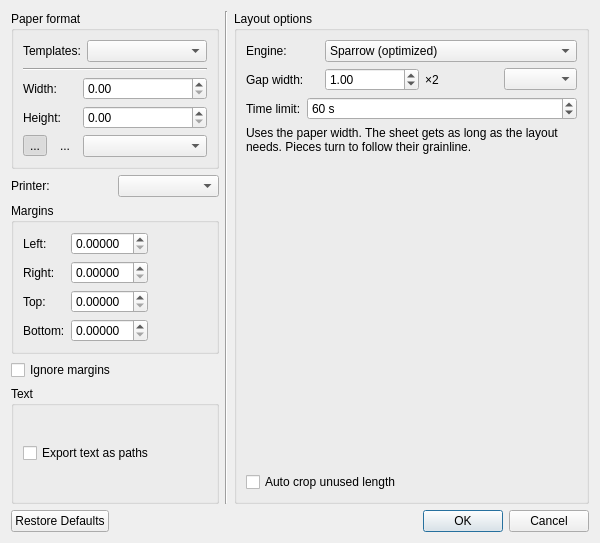
<?xml version="1.0" encoding="UTF-8"?>
<ui version="4.0">
 <class>LayoutSettingsDialog</class>
 <widget class="QDialog" name="LayoutSettingsDialog">
  <property name="geometry">
   <rect>
    <x>0</x>
    <y>0</y>
    <width>600</width>
    <height>533</height>
   </rect>
  </property>
  <property name="windowTitle">
   <string>Layout print settings</string>
  </property>
  <property name="windowIcon">
   <iconset resource="../share/resources/toolicon.qrc">
    <normaloff>:/toolicon/32x32/layout_settings.png</normaloff>:/toolicon/32x32/layout_settings.png</iconset>
  </property>
  <layout class="QVBoxLayout" name="verticalLayout_8">
   <item>
    <layout class="QHBoxLayout" name="horizontalLayout_4">
     <item>
      <layout class="QVBoxLayout" name="verticalLayout_5">
       <item>
        <widget class="QGroupBox" name="paperFormat_GroupBox">
         <property name="autoFillBackground">
          <bool>false</bool>
         </property>
         <property name="title">
          <string>Paper format</string>
         </property>
         <property name="flat">
          <bool>false</bool>
         </property>
         <property name="checkable">
          <bool>false</bool>
         </property>
         <property name="checked">
          <bool>false</bool>
         </property>
         <layout class="QVBoxLayout" name="verticalLayout">
          <item>
           <layout class="QHBoxLayout" name="horizontalLayout_2">
            <property name="spacing">
             <number>6</number>
            </property>
            <item>
             <widget class="QLabel" name="label">
              <property name="sizePolicy">
               <sizepolicy hsizetype="Fixed" vsizetype="Fixed">
                <horstretch>0</horstretch>
                <verstretch>0</verstretch>
               </sizepolicy>
              </property>
              <property name="text">
               <string>Templates:</string>
              </property>
             </widget>
            </item>
            <item>
             <widget class="PageFormatCombobox" name="comboBoxTemplates"/>
            </item>
           </layout>
          </item>
          <item>
           <widget class="Line" name="line">
            <property name="orientation">
             <enum>Qt::Horizontal</enum>
            </property>
           </widget>
          </item>
          <item>
           <layout class="QGridLayout" name="gridLayout">
            <item row="2" column="0">
             <layout class="QHBoxLayout" name="horizontalLayout">
              <item>
               <widget class="QToolButton" name="portrait_ToolButton">
                <property name="text">
                 <string notr="true">...</string>
                </property>
                <property name="icon">
                 <iconset resource="../../../libs/vmisc/share/resources/icon.qrc">
                  <normaloff>:/icon/16x16/portrait.png</normaloff>:/icon/16x16/portrait.png</iconset>
                </property>
                <property name="checkable">
                 <bool>true</bool>
                </property>
                <property name="checked">
                 <bool>true</bool>
                </property>
                <property name="autoRaise">
                 <bool>true</bool>
                </property>
                <attribute name="buttonGroup">
                 <string notr="true">buttonGroup</string>
                </attribute>
               </widget>
              </item>
              <item>
               <widget class="QToolButton" name="landscape_ToolButton">
                <property name="text">
                 <string notr="true">...</string>
                </property>
                <property name="icon">
                 <iconset resource="../../../libs/vmisc/share/resources/icon.qrc">
                  <normaloff>:/icon/16x16/landscape.png</normaloff>:/icon/16x16/landscape.png</iconset>
                </property>
                <property name="checkable">
                 <bool>true</bool>
                </property>
                <property name="checked">
                 <bool>false</bool>
                </property>
                <property name="autoRaise">
                 <bool>true</bool>
                </property>
                <attribute name="buttonGroup">
                 <string notr="true">buttonGroup</string>
                </attribute>
               </widget>
              </item>
             </layout>
            </item>
            <item row="0" column="0">
             <widget class="QLabel" name="labelWidth">
              <property name="sizePolicy">
               <sizepolicy hsizetype="Fixed" vsizetype="Preferred">
                <horstretch>0</horstretch>
                <verstretch>0</verstretch>
               </sizepolicy>
              </property>
              <property name="text">
               <string>Width:</string>
              </property>
             </widget>
            </item>
            <item row="1" column="0">
             <widget class="QLabel" name="labelHeight">
              <property name="sizePolicy">
               <sizepolicy hsizetype="Fixed" vsizetype="Preferred">
                <horstretch>0</horstretch>
                <verstretch>0</verstretch>
               </sizepolicy>
              </property>
              <property name="text">
               <string>Height:</string>
              </property>
             </widget>
            </item>
            <item row="2" column="1">
             <widget class="QComboBox" name="comboBoxPaperSizeUnit">
              <property name="sizePolicy">
               <sizepolicy hsizetype="Preferred" vsizetype="Fixed">
                <horstretch>0</horstretch>
                <verstretch>0</verstretch>
               </sizepolicy>
              </property>
              <property name="minimumSize">
               <size>
                <width>124</width>
                <height>0</height>
               </size>
              </property>
             </widget>
            </item>
            <item row="1" column="1">
             <widget class="QDoubleSpinBox" name="doubleSpinBoxPaperHeight">
              <property name="minimumSize">
               <size>
                <width>94</width>
                <height>0</height>
               </size>
              </property>
              <property name="decimals">
               <number>2</number>
              </property>
              <property name="maximum">
               <double>99999.000000000000000</double>
              </property>
             </widget>
            </item>
            <item row="0" column="1">
             <widget class="QDoubleSpinBox" name="doubleSpinBoxPaperWidth">
              <property name="minimumSize">
               <size>
                <width>94</width>
                <height>0</height>
               </size>
              </property>
              <property name="decimals">
               <number>2</number>
              </property>
              <property name="maximum">
               <double>99999.990000000005239</double>
              </property>
             </widget>
            </item>
           </layout>
          </item>
         </layout>
        </widget>
       </item>
       <item>
        <layout class="QHBoxLayout" name="horizontalLayout_6">
         <item>
          <widget class="QLabel" name="label_6">
           <property name="sizePolicy">
            <sizepolicy hsizetype="Preferred" vsizetype="Fixed">
             <horstretch>0</horstretch>
             <verstretch>0</verstretch>
            </sizepolicy>
           </property>
           <property name="text">
            <string>Printer:</string>
           </property>
          </widget>
         </item>
         <item>
          <widget class="QComboBox" name="comboBoxPrinter"/>
         </item>
        </layout>
       </item>
       <item>
        <widget class="QGroupBox" name="groupBoxPaperFileds">
         <property name="sizePolicy">
          <sizepolicy hsizetype="Preferred" vsizetype="Fixed">
           <horstretch>0</horstretch>
           <verstretch>0</verstretch>
          </sizepolicy>
         </property>
         <property name="title">
          <string>Margins</string>
         </property>
         <layout class="QFormLayout" name="formLayout">
          <property name="fieldGrowthPolicy">
           <enum>QFormLayout::ExpandingFieldsGrow</enum>
          </property>
          <item row="1" column="0">
           <widget class="QLabel" name="labelLeftField">
            <property name="text">
             <string>Left:</string>
            </property>
           </widget>
          </item>
          <item row="1" column="1">
           <widget class="QDoubleSpinBox" name="leftField_DoubleSpinBox">
            <property name="decimals">
             <number>5</number>
            </property>
           </widget>
          </item>
          <item row="2" column="0">
           <widget class="QLabel" name="labelRightField">
            <property name="text">
             <string>Right:</string>
            </property>
           </widget>
          </item>
          <item row="2" column="1">
           <widget class="QDoubleSpinBox" name="rightField_DoubleSpinBox">
            <property name="decimals">
             <number>5</number>
            </property>
           </widget>
          </item>
          <item row="3" column="0">
           <widget class="QLabel" name="labelTopField">
            <property name="text">
             <string>Top:</string>
            </property>
           </widget>
          </item>
          <item row="3" column="1">
           <widget class="QDoubleSpinBox" name="topField_DoubleSpinBox">
            <property name="decimals">
             <number>5</number>
            </property>
           </widget>
          </item>
          <item row="4" column="0">
           <widget class="QLabel" name="labelBottomField">
            <property name="text">
             <string>Bottom:</string>
            </property>
           </widget>
          </item>
          <item row="4" column="1">
           <widget class="QDoubleSpinBox" name="bottomField_DoubleSpinBox">
            <property name="decimals">
             <number>5</number>
            </property>
           </widget>
          </item>
         </layout>
        </widget>
       </item>
       <item>
        <widget class="QCheckBox" name="checkBoxIgnoreFileds">
         <property name="sizePolicy">
          <sizepolicy hsizetype="Preferred" vsizetype="Fixed">
           <horstretch>0</horstretch>
           <verstretch>0</verstretch>
          </sizepolicy>
         </property>
         <property name="text">
          <string>Ignore margins</string>
         </property>
        </widget>
       </item>
       <item>
        <layout class="QVBoxLayout" name="verticalLayout_7">
         <item>
          <widget class="QGroupBox" name="groupBoxText">
           <property name="title">
            <string>Text</string>
           </property>
           <layout class="QVBoxLayout" name="verticalLayout_6">
            <item>
             <widget class="QCheckBox" name="textAsPaths_Checkbox">
              <property name="toolTip">
               <string>Text will be converted to paths</string>
              </property>
              <property name="text">
               <string>Export text as paths</string>
              </property>
             </widget>
            </item>
           </layout>
          </widget>
         </item>
        </layout>
       </item>
      </layout>
     </item>
     <item>
      <widget class="Line" name="line_6">
       <property name="orientation">
        <enum>Qt::Vertical</enum>
       </property>
      </widget>
     </item>
     <item>
      <widget class="QGroupBox" name="groupBoxCreationOptions">
       <property name="title">
        <string>Layout options</string>
       </property>
       <layout class="QVBoxLayout" name="verticalLayout_4">
        <item>
         <layout class="QGridLayout" name="gridLayout_2">
          <item row="0" column="0">
           <widget class="QLabel" name="engine_Label">
            <property name="text">
             <string>Engine:</string>
            </property>
            <property name="buddy">
             <cstring>engine_ComboBox</cstring>
            </property>
           </widget>
          </item>
          <item row="0" column="1" colspan="3">
           <widget class="QComboBox" name="engine_ComboBox">
            <item>
             <property name="text">
              <string>Sparrow (optimized)</string>
             </property>
            </item>
            <item>
             <property name="text">
              <string>Classic</string>
             </property>
            </item>
           </widget>
          </item>
          <item row="1" column="0">
           <widget class="QLabel" name="labelLayoutWidth">
            <property name="text">
             <string>Gap width:</string>
            </property>
           </widget>
          </item>
          <item row="1" column="1">
           <widget class="QDoubleSpinBox" name="doubleSpinBoxLayoutWidth">
            <property name="minimumSize">
             <size>
              <width>94</width>
              <height>0</height>
             </size>
            </property>
            <property name="minimum">
             <double>0.000000000000000</double>
            </property>
            <property name="maximum">
             <double>99999.990000000005239</double>
            </property>
            <property name="value">
             <double>1.000000000000000</double>
            </property>
           </widget>
          </item>
          <item row="1" column="2">
           <widget class="QLabel" name="label_4">
            <property name="text">
             <string notr="true">×2</string>
            </property>
           </widget>
          </item>
          <item row="1" column="3">
           <widget class="QComboBox" name="comboBoxLayoutUnit"/>
          </item>
         </layout>
        </item>
        <item>
         <widget class="QStackedWidget" name="engine_StackedWidget">
          <widget class="QWidget" name="sparrow_Page">
           <layout class="QFormLayout" name="sparrow_FormLayout">
            <property name="leftMargin">
             <number>0</number>
            </property>
            <property name="topMargin">
             <number>0</number>
            </property>
            <property name="rightMargin">
             <number>0</number>
            </property>
            <property name="bottomMargin">
             <number>0</number>
            </property>
            <item row="0" column="0">
             <widget class="QLabel" name="timeLimit_Label">
              <property name="text">
               <string>Time limit:</string>
              </property>
              <property name="buddy">
               <cstring>timeLimit_SpinBox</cstring>
              </property>
             </widget>
            </item>
            <item row="0" column="1">
             <widget class="QSpinBox" name="timeLimit_SpinBox">
              <property name="toolTip">
               <string>A longer time gives a shorter layout. Finish now in the progress window keeps the best layout so far.</string>
              </property>
              <property name="suffix">
               <string> s</string>
              </property>
              <property name="minimum">
               <number>5</number>
              </property>
              <property name="maximum">
               <number>3600</number>
              </property>
              <property name="singleStep">
               <number>15</number>
              </property>
              <property name="value">
               <number>60</number>
              </property>
             </widget>
            </item>
            <item row="1" column="0" colspan="2">
             <widget class="QLabel" name="sparrowInfo_Label">
              <property name="text">
               <string>Uses the paper width. The sheet gets as long as the layout needs. Pieces turn to follow their grainline.</string>
              </property>
              <property name="wordWrap">
               <bool>true</bool>
              </property>
             </widget>
            </item>
           </layout>
          </widget>
          <widget class="QWidget" name="classic_Page">
           <layout class="QVBoxLayout" name="classic_VerticalLayout">
            <property name="leftMargin">
             <number>0</number>
            </property>
            <property name="topMargin">
             <number>0</number>
            </property>
            <property name="rightMargin">
             <number>0</number>
            </property>
            <property name="bottomMargin">
             <number>0</number>
            </property>
            <item>
             <layout class="QGridLayout" name="shift_GridLayout">
              <item row="0" column="0">
               <widget class="QLabel" name="labelShiftLength">
                <property name="text">
                 <string>Shift/Offset length:</string>
                </property>
               </widget>
              </item>
              <item row="0" column="1">
               <widget class="QDoubleSpinBox" name="doubleSpinBoxShift">
                <property name="minimumSize">
                 <size>
                  <width>94</width>
                  <height>0</height>
                 </size>
                </property>
                <property name="maximum">
                 <double>99999.990000000005239</double>
                </property>
                <property name="value">
                 <double>0.000000000000000</double>
                </property>
               </widget>
              </item>
             </layout>
            </item>
            <item>
             <widget class="QCheckBox" name="checkBoxSaveLength">
              <property name="text">
               <string>Save length of the sheet</string>
              </property>
             </widget>
            </item>
            <item>
             <widget class="Line" name="line_3">
              <property name="orientation">
               <enum>Qt::Horizontal</enum>
              </property>
             </widget>
            </item>
            <item>
             <widget class="QGroupBox" name="groupBoxRotate">
              <property name="title">
               <string>Rotate workpiece</string>
              </property>
              <property name="checkable">
               <bool>true</bool>
              </property>
              <property name="checked">
               <bool>false</bool>
              </property>
              <layout class="QHBoxLayout" name="horizontalLayout_3">
               <item>
                <widget class="QLabel" name="label_2">
                 <property name="sizePolicy">
                  <sizepolicy hsizetype="Fixed" vsizetype="Preferred">
                   <horstretch>0</horstretch>
                   <verstretch>0</verstretch>
                  </sizepolicy>
                 </property>
                 <property name="text">
                  <string>Rotate by</string>
                 </property>
                </widget>
               </item>
               <item>
                <widget class="QComboBox" name="comboBoxIncrease">
                 <property name="currentIndex">
                  <number>21</number>
                 </property>
                 <item>
                  <property name="text">
                   <string notr="true">1</string>
                  </property>
                 </item>
                 <item>
                  <property name="text">
                   <string notr="true">2</string>
                  </property>
                 </item>
                 <item>
                  <property name="text">
                   <string notr="true">3</string>
                  </property>
                 </item>
                 <item>
                  <property name="text">
                   <string notr="true">4</string>
                  </property>
                 </item>
                 <item>
                  <property name="text">
                   <string notr="true">5</string>
                  </property>
                 </item>
                 <item>
                  <property name="text">
                   <string notr="true">6</string>
                  </property>
                 </item>
                 <item>
                  <property name="text">
                   <string notr="true">8</string>
                  </property>
                 </item>
                 <item>
                  <property name="text">
                   <string notr="true">9</string>
                  </property>
                 </item>
                 <item>
                  <property name="text">
                   <string notr="true">10</string>
                  </property>
                 </item>
                 <item>
                  <property name="text">
                   <string notr="true">12</string>
                  </property>
                 </item>
                 <item>
                  <property name="text">
                   <string notr="true">15</string>
                  </property>
                 </item>
                 <item>
                  <property name="text">
                   <string notr="true">18</string>
                  </property>
                 </item>
                 <item>
                  <property name="text">
                   <string notr="true">20</string>
                  </property>
                 </item>
                 <item>
                  <property name="text">
                   <string notr="true">24</string>
                  </property>
                 </item>
                 <item>
                  <property name="text">
                   <string notr="true">30</string>
                  </property>
                 </item>
                 <item>
                  <property name="text">
                   <string notr="true">36</string>
                  </property>
                 </item>
                 <item>
                  <property name="text">
                   <string notr="true">40</string>
                  </property>
                 </item>
                 <item>
                  <property name="text">
                   <string notr="true">45</string>
                  </property>
                 </item>
                 <item>
                  <property name="text">
                   <string notr="true">60</string>
                  </property>
                 </item>
                 <item>
                  <property name="text">
                   <string notr="true">72</string>
                  </property>
                 </item>
                 <item>
                  <property name="text">
                   <string notr="true">90</string>
                  </property>
                 </item>
                 <item>
                  <property name="text">
                   <string notr="true">180</string>
                  </property>
                 </item>
                </widget>
               </item>
               <item>
                <widget class="QLabel" name="label_3">
                 <property name="text">
                  <string>degree</string>
                 </property>
                </widget>
               </item>
              </layout>
             </widget>
            </item>
            <item>
             <widget class="Line" name="line_2">
              <property name="orientation">
               <enum>Qt::Horizontal</enum>
              </property>
             </widget>
            </item>
            <item>
             <widget class="QGroupBox" name="groupBoxCase">
              <property name="title">
               <string>Rule for choosing the next workpiece</string>
              </property>
              <layout class="QVBoxLayout" name="verticalLayout_3">
               <item>
                <layout class="QVBoxLayout" name="verticalLayout_2">
                 <item>
                  <widget class="QRadioButton" name="radioButtonThreeGroups">
                   <property name="text">
                    <string>Three groups: big, middle, small</string>
                   </property>
                   <attribute name="buttonGroup">
                    <string notr="true">buttonGroupPrinciple</string>
                   </attribute>
                  </widget>
                 </item>
                 <item>
                  <widget class="QRadioButton" name="radioButtonTwoGroups">
                   <property name="text">
                    <string>Two groups: big, small</string>
                   </property>
                   <property name="checked">
                    <bool>false</bool>
                   </property>
                   <attribute name="buttonGroup">
                    <string notr="true">buttonGroupPrinciple</string>
                   </attribute>
                  </widget>
                 </item>
                 <item>
                  <widget class="QRadioButton" name="radioButtonDescendingArea">
                   <property name="text">
                    <string>Descending area</string>
                   </property>
                   <property name="checked">
                    <bool>true</bool>
                   </property>
                   <attribute name="buttonGroup">
                    <string notr="true">buttonGroupPrinciple</string>
                   </attribute>
                  </widget>
                 </item>
                </layout>
               </item>
              </layout>
             </widget>
            </item>
            <item>
             <widget class="Line" name="line_4">
              <property name="orientation">
               <enum>Qt::Horizontal</enum>
              </property>
             </widget>
            </item>
            <item>
             <widget class="QCheckBox" name="checkBoxUnitePages">
              <property name="text">
               <string>Unite pages (if possible)</string>
              </property>
             </widget>
            </item>
            <item>
             <widget class="Line" name="line_5">
              <property name="orientation">
               <enum>Qt::Horizontal</enum>
              </property>
             </widget>
            </item>
            <item>
             <widget class="QGroupBox" name="groupBoxStrips">
              <property name="toolTip">
               <string>Enabling for sheets that have big height will speed up creating.</string>
              </property>
              <property name="title">
               <string>Divide into strips</string>
              </property>
              <property name="checkable">
               <bool>true</bool>
              </property>
              <property name="checked">
               <bool>false</bool>
              </property>
              <layout class="QHBoxLayout" name="horizontalLayout_5">
               <item>
                <widget class="QLabel" name="label_5">
                 <property name="text">
                  <string>Multiplier</string>
                 </property>
                </widget>
               </item>
               <item>
                <widget class="QSpinBox" name="spinBoxMultiplier">
                 <property name="toolTip">
                  <string>Set multiplier for length of the biggest workpiece in layout.</string>
                 </property>
                 <property name="prefix">
                  <string notr="true">x</string>
                 </property>
                 <property name="minimum">
                  <number>1</number>
                 </property>
                 <property name="maximum">
                  <number>10</number>
                 </property>
                </widget>
               </item>
              </layout>
             </widget>
            </item>
           </layout>
          </widget>
         </widget>
        </item>
        <item>
         <widget class="QCheckBox" name="checkBoxAutoCrop">
          <property name="text">
           <string>Auto crop unused length</string>
          </property>
         </widget>
        </item>
        <item>
         <spacer name="layoutOptions_VerticalSpacer">
          <property name="orientation">
           <enum>Qt::Vertical</enum>
          </property>
          <property name="sizeHint" stdset="0">
           <size>
            <width>0</width>
            <height>0</height>
           </size>
          </property>
         </spacer>
        </item>
       </layout>
      </widget>
     </item>
    </layout>
   </item>
   <item>
    <widget class="QDialogButtonBox" name="buttonBox">
     <property name="orientation">
      <enum>Qt::Horizontal</enum>
     </property>
     <property name="standardButtons">
      <set>QDialogButtonBox::Cancel|QDialogButtonBox::Ok|QDialogButtonBox::RestoreDefaults</set>
     </property>
    </widget>
   </item>
  </layout>
 </widget>
 <customwidgets>
  <customwidget>
   <class>PageFormatCombobox</class>
   <extends>QComboBox</extends>
   <header>page_format_combobox.h</header>
  </customwidget>
 </customwidgets>
 <resources>
  <include location="../share/resources/toolicon.qrc"/>
  <include location="../../../libs/vmisc/share/resources/icon.qrc"/>
 </resources>
 <connections>
  <connection>
   <sender>buttonBox</sender>
   <signal>accepted()</signal>
   <receiver>LayoutSettingsDialog</receiver>
   <slot>accept()</slot>
   <hints>
    <hint type="sourcelabel">
     <x>248</x>
     <y>254</y>
    </hint>
    <hint type="destinationlabel">
     <x>157</x>
     <y>274</y>
    </hint>
   </hints>
  </connection>
  <connection>
   <sender>buttonBox</sender>
   <signal>rejected()</signal>
   <receiver>LayoutSettingsDialog</receiver>
   <slot>reject()</slot>
   <hints>
    <hint type="sourcelabel">
     <x>316</x>
     <y>260</y>
    </hint>
    <hint type="destinationlabel">
     <x>286</x>
     <y>274</y>
    </hint>
   </hints>
  </connection>
 </connections>
 <buttongroups>
  <buttongroup name="buttonGroup"/>
  <buttongroup name="buttonGroupPrinciple"/>
 </buttongroups>
</ui>
